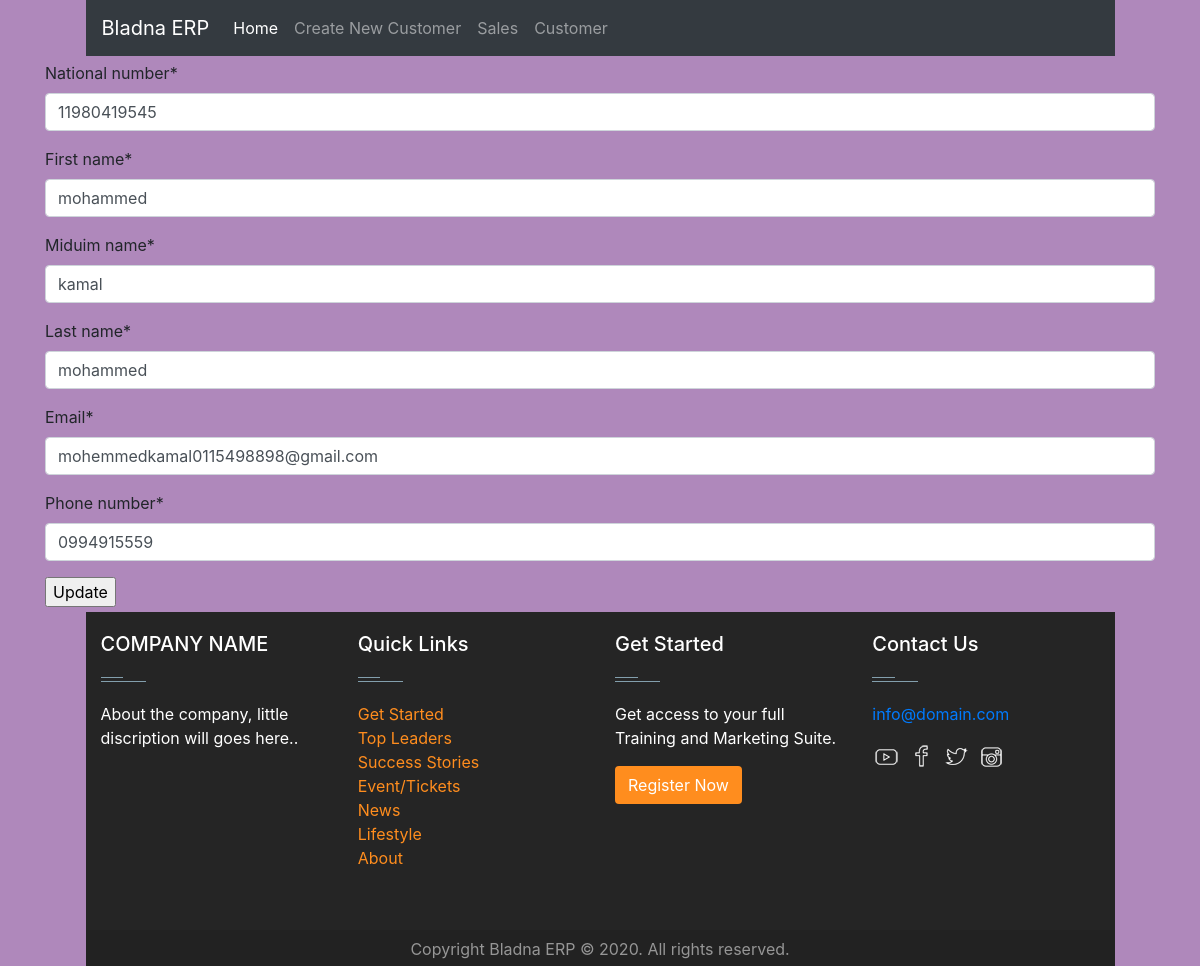
Screenshot of /customer/update/2 with the database file from the repository.
### Customers/models.py (models this page shows, shortened)
class Customer(models.Model):
    fname   = models.CharField("First name", max_length=50)
    minName = models.CharField("Miduim name", max_length=50)
    lname   = models.CharField("Last name", max_length=50)
    email   = models.EmailField("Email", max_length=254)
    phone   = models.CharField("phone number", max_length=50)
    nationalno = models.CharField("national number", max_length=50)
    class Meta:
        verbose_name = "Customer"
        verbose_name_plural = "Customers"

### Customers/views.py (the view)
# urls.py: path('customer/update/<int:pk>', CustomerUpdate.as_view(), name='customer-update'),
class CustomerUpdate(UpdateView):
    model = Customer
    fields=['nationalno','fname','minName','lname','email','phone']
    success_url = reverse_lazy('customer-list')

### templates/Customers/customer_form.html
{% extends 'Base/base.html' %}
{% load crispy_forms_tags %}
  {% block  navbartitle %}
  <li class="nav-item active">
      <a class="nav-link" href="{% url 'home' %}">Home <span class="sr-only">(current)</span></a>
  </li>
  <li class="nav-item">
    <a class="nav-link" href="{% url 'customer-create' %}">Create New Customer</a>
  </li>
  <li class="nav-item">
    <a class="nav-link" href="{% url 'sale-index' %}">Sales</a>
  </li>
  <li class="nav-item">
    <a class="nav-link" href="{% url 'customer-list' %}">Customer</a>
</li>
{% endblock   %}
{% block blockname %}
<form method="post">{% csrf_token %}
    {{ form|crispy }}
    <input type="submit" value="Update">
</form>
{% endblock %}

### static/css/style.css (style rules this page uses)
body { background-color: rgb(175, 136, 187); }

### rows the page displays
Customer: nationalno "11980419545", fname "mohammed", minName "kamal", lname "mohammed", email "mohemmedkamal0115498898@gmail.com", phone "0994915559"
